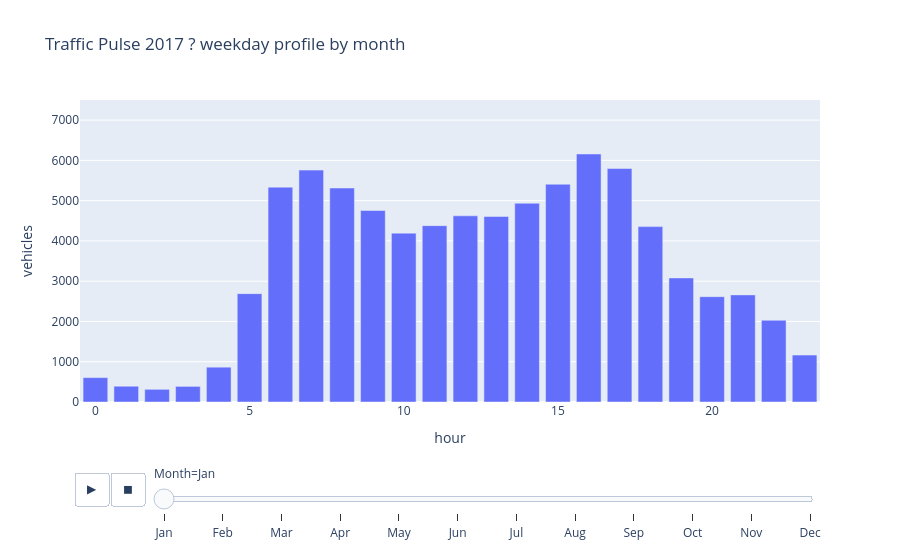

This figure's notebook cell:
### Code cell
fig = px.bar(mp, x="hour", y="vehicles", animation_frame="Month",
             category_orders={"Month": MONTHS}, range_y=[0, 7500],
             title="Traffic Pulse 2017 ? weekday profile by month")
fig.show()

check_E(frame_budget_ms, smoothstep, n_frames, duration_s, compression, fig)

### Figure 1 — Plotly figure (JSON) as saved in the notebook; plotly's stock layout.template omitted (floating-point values rounded to 4 significant figures)
{"data": [{"hovertemplate": "Month=Jan<br>hour=%{x}<br>vehicles=%{y}<extra></extra>", "legendgroup": "", "marker": {"color": "#636efa", "pattern": {"shape": ""}}, "name": "", "orientation": "v", "showlegend": false, "textposition": "auto", "type": "bar", "x": [0, 1, 2, 3, 4, 5, 6, 7, 8, 9, 10, 11, 12, 13, 14, 15, 16, 17, 18, 19, 20, 21, 22, 23], "xaxis": "x", "y": [605.6, 391.6, 315.0, 387.9, 864.7, 2691.0, 5336.0, 5759.0, 5315.0, 4756.0, 4194.0, 4379.0, 4624.0, 4607.0, 4936.0, 5408.0, 6159.0, 5798.0, 4356.0, 3081.0, 2616.0, 2660.0, 2030.0, 1165.0], "yaxis": "y"}], "layout": {"barmode": "relative", "legend": {"tracegroupgap": 0}, "sliders": [{"active": 0, "currentvalue": {"prefix": "Month="}, "len": 0.9, "pad": {"b": 10, "t": 60}, "steps": [{"args": [["Jan"], {"frame": {"duration": 0, "redraw": true}, "fromcurrent": true, "mode": "immediate", "transition": {"duration": 0, "easing": "linear"}}], "label": "Jan", "method": "animate"}, {"args": [["Feb"], {"frame": {"duration": 0, "redraw": true}, "fromcurrent": true, "mode": "immediate", "transition": {"duration": 0, "easing": "linear"}}], "label": "Feb", "method": "animate"}, {"args": [["Mar"], {"frame": {"duration": 0, "redraw": true}, "fromcurrent": true, "mode": "immediate", "transition": {"duration": 0, "easing": "linear"}}], "label": "Mar", "method": "animate"}, {"args": [["Apr"], {"frame": {"duration": 0, "redraw": true}, "fromcurrent": true, "mode": "immediate", "transition": {"duration": 0, "easing": "linear"}}], "label": "Apr", "method": "animate"}, {"args": [["May"], {"frame": {"duration": 0, "redraw": true}, "fromcurrent": true, "mode": "immediate", "transition": {"duration": 0, "easing": "linear"}}], "label": "May", "method": "animate"}, {"args": [["Jun"], {"frame": {"duration": 0, "redraw": true}, "fromcurrent": true, "mode": "immediate", "transition": {"duration": 0, "easing": "linear"}}], "label": "Jun", "method": "animate"}, {"args": [["Jul"], {"frame": {"duration": 0, "redraw": true}, "fromcurrent": true, "mode": "immediate", "transition": {"duration": 0, "easing": "linear"}}], "label": "Jul", "method": "animate"}, {"args": [["Aug"], {"frame": {"duration": 0, "redraw": true}, "fromcurrent": true, "mode": "immediate", "transition": {"duration": 0, "easing": "linear"}}], "label": "Aug", "method": "animate"}, {"args": [["Sep"], {"frame": {"duration": 0, "redraw": true}, "fromcurrent": true, "mode": "immediate", "transition": {"duration": 0, "easing": "linear"}}], "label": "Sep", "method": "animate"}, {"args": [["Oct"], {"frame": {"duration": 0, "redraw": true}, "fromcurrent": true, "mode": "immediate", "transition": {"duration": 0, "easing": "linear"}}], "label": "Oct", "method": "animate"}, {"args": [["Nov"], {"frame": {"duration": 0, "redraw": true}, "fromcurrent": true, "mode": "immediate", "transition": {"duration": 0, "easing": "linear"}}], "label": "Nov", "method": "animate"}, {"args": [["Dec"], {"frame": {"duration": 0, "redraw": true}, "fromcurrent": true, "mode": "immediate", "transition": {"duration": 0, "easing": "linear"}}], "label": "Dec", "method": "animate"}], "x": 0.1, "xanchor": "left", "y": 0, "yanchor": "top"}], "title": {"text": "Traffic Pulse 2017 ? weekday profile by month"}, "updatemenus": [{"buttons": [{"args": [null, {"frame": {"duration": 500, "redraw": true}, "fromcurrent": true, "mode": "immediate", "transition": {"duration": 500, "easing": "linear"}}], "label": "&#9654;", "method": "animate"}, {"args": [[null], {"frame": {"duration": 0, "redraw": true}, "fromcurrent": true, "mode": "immediate", "transition": {"duration": 0, "easing": "linear"}}], "label": "&#9724;", "method": "animate"}], "direction": "left", "pad": {"r": 10, "t": 70}, "showactive": false, "type": "buttons", "x": 0.1, "xanchor": "right", "y": 0, "yanchor": "top"}], "xaxis": {"anchor": "y", "domain": [0, 1], "title": {"text": "hour"}}, "yaxis": {"anchor": "x", "domain": [0, 1], "range": [0, 7500], "title": {"text": "vehicles"}}}}
